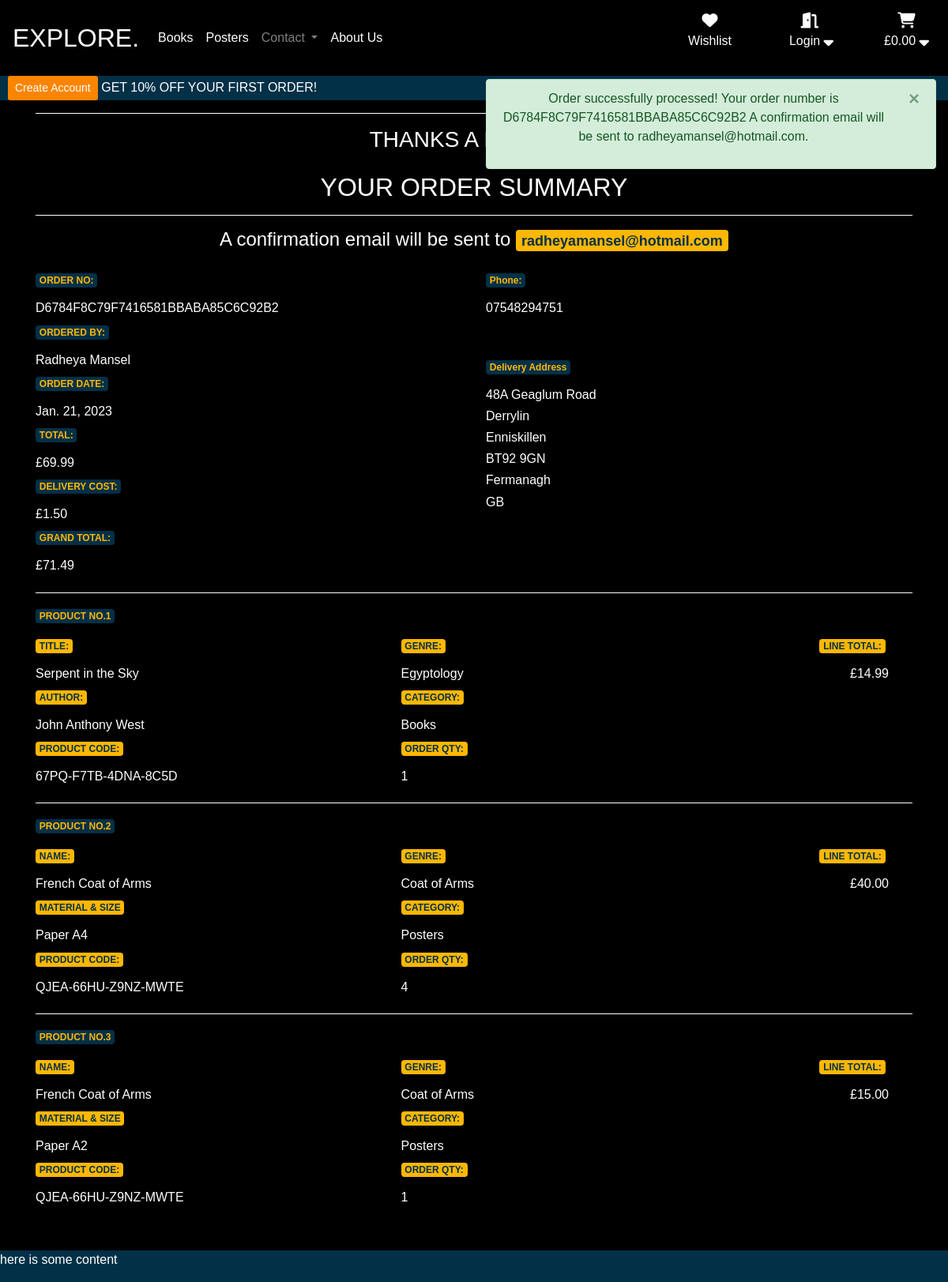
The app's page /checkout/checkout_success/D6784F8C79F7416581BBABA85C6C92B2 with its own data.
### checkout/models.py (models this page shows, shortened)
class Order(models.Model):
    order_number = models.CharField(max_length=32, null=False, editable=False)
    user_profile = models.ForeignKey(UserProfile, on_delete=models.SET_NULL, null=True, blank=True, related_name='orders')
    full_name = models.CharField(max_length=50, null=False, blank=False)
    email = models.EmailField(max_length=254, null=False, blank=False)
    phone_number = models.CharField(max_length=20, null=False, blank=False)
    country = CountryField(blank_label="Country *", null=False, blank=False)
    postcode = models.CharField(max_length=20, null=True, blank=True)
    town_or_city = models.CharField(max_length=40, null=False, blank=False)
    street_address1 = models.CharField(max_length=80, null=False, blank=False)
    street_address2 = models.CharField(max_length=80, null=False, blank=False)
    county = models.CharField(max_length=80, null=True, blank=True)
    date = models.DateField(auto_now_add=True)
    delivery_cost = models.DecimalField(max_digits=6, decimal_places=2, null=False, default=0)
    order_total = models.DecimalField(max_digits=10, decimal_places=2, null=False, default=0)
    grand_total = models.DecimalField(max_digits=10, decimal_places=2, null=False, default=0)
    original_basket = models.TextField(null=False, blank=False, default='')
    stripe_pid = models.CharField(max_length=254, null=False, blank=False, default='')

class OrderLineItem(models.Model):
    order = models.ForeignKey(Order, on_delete=models.CASCADE, null=False, related_name='lineitems')
    product = models.CharField(max_length=100, blank=False, null=False)
    book = models.ForeignKey(Books, on_delete=models.CASCADE, blank=True, null=True)
    poster = models.ForeignKey(Posters, on_delete=models.CASCADE, blank=True, null=True)
    material_size = models.CharField(max_length=20, null=True, blank=True)
    quantity = models.IntegerField(null=False, blank=False, default=0)
    lineitem_total = models.DecimalField(max_digits=6, decimal_places=2, null=False, blank=False, editable=False)

### products/models.py (models this page shows, shortened)
class Books(models.Model):
    class Meta:
        verbose_name_plural = 'Books'
    title = models.CharField(max_length=254, verbose_name="Book Title", help_text="The Book Title")
    code = models.CharField(max_length=19, null=True, blank=True, help_text="Unique 19 digit product code")
    category = models.ForeignKey(Category, on_delete=models.CASCADE, default=1, help_text="Book Category")
    author = models.CharField(max_length=64, help_text="Book Author")
    publisher = models.CharField(max_length=64, help_text="Book Publisher")
    genre = models.ForeignKey(Genre, on_delete=models.CASCADE, help_text="Book Genre")
    subtitle = models.TextField(max_length=254, help_text="Book Subtitle")
    description = models.TextField(help_text="Book Description")
    price = models.DecimalField(max_digits=6, decimal_places=2, help_text="Book Price")
    rating = models.DecimalField(max_digits=2, decimal_places=1, null=True, blank=True, help_text="Book Rating")
    google_url = models.URLField(max_length=1024, null=True, blank=True, help_text="A Url to the book on google books")
    thumbnail_url = models.URLField(max_length=1024, null=True, blank=True, help_text="Thumbnail Url Address")
    thumbnail = models.ImageField(null=True, blank=True, verbose_name="Book Cover Thumbnail Image")
    image_url = models.URLField(max_length=1024, null=True, blank=True, help_text="Image URL Address")
    image = models.ImageField(null=True, blank=True, verbose_name="Book Cover Image")
    user_book_wishlist = models.ManyToManyField(User, related_name="user_book_wishlist", blank=True)

class Genre(models.Model):
    name = models.CharField(max_length=64)
    class Meta:
        verbose_name_plural = 'Genre'

class Category(models.Model):
    name = models.CharField(max_length=64)
    class Meta:
        verbose_name_plural = 'Categories'

class Posters(models.Model):
    class Meta:
        verbose_name_plural = 'Posters'
    name = models.CharField(max_length=254)
    code = models.CharField(max_length=19, null=True, blank=True)
    category = models.ForeignKey(Category, on_delete=models.CASCADE)
    genre = models.ForeignKey(Genre, on_delete=models.CASCADE)
    description = models.TextField()
    price = models.DecimalField(max_digits=6, decimal_places=2)
    image_url = models.URLField(max_length=1024, null=True, blank=True)
    image = models.ImageField(null=True, blank=True)
    user_poster_wishlist = models.ManyToManyField(User, related_name="user_poster_wishlist", blank=True)

### checkout/views.py (the view, shortened to what this page needs)
# urls.py: path('checkout_success/<order_number>', views.checkout_success, name='checkout-success'),
def checkout_success(request, order_number):
    save_info = request.session.get('save-info')
    order = get_object_or_404(Order, order_number=order_number)
    messages.success(request, f'Order successfully processed! \
            Your order number is {order_number} \
            A confirmation email will be sent to {order.email}.'
            )
    if 'basket' in request.session:
        del request.session['basket']
    template = 'checkout/checkout-success.html'
    context = {
        'order': order,
    }
    return render(request, template, context)

### checkout/templates/checkout/checkout-success.html (shortened to what this page needs)
{% extends "base.html" %}
{% load static %}
{% block extra_css %}
    <link rel="stylesheet" href="{% static 'checkout/css/checkout.css' %}">
{% endblock %}
{% block content %}
<section class="container checkout-container">
    <div class="row">
        <div class="col text-center">
            <hr>
            <h3 class="mb-4">THANKS A MILLION!</h3>
            <h2>YOUR ORDER SUMMARY</h2>
            <hr>
            <h4 class="mb-4">A confirmation email will be sent to <strong class="badge badge-light">{{ order.email }}</strong></h4>
        </div>
    </div>
    <div class="row d-flex justify-content-center">
       <div class="col-12 col-md-6 col-lg-6 text-left">
            <span class="badge badge-info mb-3">ORDER NO:</span>&nbsp;<h6>{{ order.order_number }}</h6>
            <span class="badge badge-info mb-3">ORDERED BY:</span>&nbsp;<h6>{{ order.full_name }}</h6>
            <span class="badge badge-info mb-3">ORDER DATE:</span>&nbsp;<h6>{{ order.date }}</h6>
            <span class="badge badge-info mb-3">TOTAL:</span>&nbsp;<h6>£{{ order.order_total }}</h6>
            <span class="badge badge-info mb-3">DELIVERY COST:</span>&nbsp;<h6>£{{ order.delivery_cost }}</h6>
            <span class="badge badge-info mb-3">GRAND TOTAL:</span>&nbsp;<h6>£{{ order.grand_total }}</h6>
       </div>
       <div class="col-12 col-md-6 col-lg-6 text-left">
            <span class="badge badge-info mb-3">Phone:</span>&nbsp;<h6>{{ order.phone_number }}</h6>
            <span class="badge badge-info mt-5 mb-3">Delivery Address</span>&nbsp;<h6>{{ order.street_address1 }}</h6>
            <h6>{{ order.street_address2 }}</h6>
            <h6>{{ order.town_or_city }}</h6>
            <h6>{{ order.postcode }}</h6>
            <h6>{{ order.county }}</h6>
            <h6>{{ order.country }}</h6>
       </div>
    </div>
    {% for product in order.lineitems.all %}
    <hr>
    <h4 class="mb-3 badge badge-info">PRODUCT NO.{{ forloop.counter }}</h4>
        <div class="row w-100 d-flex">
            {% if product.book %}
                <div class="col-12 col-md-4 col-lg-5 text-left">
                    <span class="badge badge-light mb-3">TITLE:</span>&nbsp;<h6>{{ product.book.title }}</h6>
                    <span class="badge badge-light mb-3">AUTHOR:</span>&nbsp;<h6>{{ product.book.author }}</h6>
                    <span class="badge badge-light mb-3">PRODUCT CODE:</span>&nbsp;<h6>{{ product.book.code }}</h6>
                </div>
                <div class="col-12 col-md-4 col-lg-3 text-left">
                    <span class="badge badge-light mb-3">GENRE:</span>&nbsp;<h6>{{ product.book.genre.name }}</h6>
                    <span class="badge badge-light mb-3">CATEGORY:</span>&nbsp;<h6>{{ product.book.category.name }}</h6>
                    <span class="badge badge-light mb-3">ORDER QTY:</span>&nbsp;<h6>{{ product.quantity }}</h6>
                </div>
                <div class="col-12 col-md-4 col-lg-4 text-right">
                    <span class="badge badge-light mb-3">LINE TOTAL:</span>&nbsp;<h6>£{{ product.lineitem_total }}</h6>
                </div>
            {% else %}
                <div class="col-12 col-md-4 col-lg-5 text-left">
                    <span class="badge badge-light mb-3">NAME:</span>&nbsp;<h6>{{ product.poster.name }}</h6>
                    <span class="badge badge-light mb-3">MATERIAL &amp; SIZE</span><h6>{{ product.material_size }}</h6>
                    <span class="badge badge-light mb-3">PRODUCT CODE:</span>&nbsp;<h6>{{ product.poster.code }}</h6>
                </div>
                <div class="col-12 col-md-4 col-lg-3 text-left">
                    <span class="badge badge-light mb-3">GENRE:</span>&nbsp;<h6>{{ product.poster.genre.name }}</h6>
                    <span class="badge badge-light mb-3">CATEGORY:</span>&nbsp;<h6>{{ product.poster.category.name }}</h6>
                    <span class="badge badge-light mb-3">ORDER QTY:</span>&nbsp;<h6>{{ product.quantity }}</h6>
                </div>
                <div class="col-12 col-md-4 col-lg-4 text-right">
                    <span class="badge badge-light mb-3">LINE TOTAL:</span>&nbsp;<h6>£{{ product.lineitem_total }}</h6>
                </div>
            {% endif %}
        </div>
    {% endfor %}
</section>
{% endblock %}

### static/css/base.css (style rules this page uses)
:root { --light-blue: #8ECAE6; --blue: #219EBC; --dark-blue: #023047; --yellow: #FFB703; --orange: #FB8500; --red: #d62828; --hero-txt-bg: rgba(148, 121, 135, 0) }
*, *::before, *::after { box-sizing: border-box; }
html, body { height: 100%; width: 100%; margin: 0; }
body { background: black; color: white; font-family: 'Montserrat', sans-serif; font-weight: 400; display: flex; flex-direction: column; }
hr { border: 0; clear: both; display: block; width: 100%; background-color: white; height: 1px; }
.badge-info { background: var(--dark-blue); color: var(--yellow); }
.badge-light { background: var(--yellow); color: var(--dark-blue); }

### checkout/static/checkout/css/checkout.css (style rules this page uses)
.checkout-container { flex: 1 0 auto; margin-bottom: 50px; }

### records on screen
Order: email "radheyamansel@hotmail.com", order_number "D6784F8C79F7416581BBABA85C6C92B2", full_name "Radheya Mansel", date "Jan. 21, 2023", order_total "69.99", delivery_cost "1.50", grand_total "71.49", phone_number "07548294751", street_address1 "48A Geaglum Road", street_address2 "Derrylin", town_or_city "Enniskillen", postcode "BT92 9GN", county "Fermanagh", country "GB"
OrderLineItem: book "Serpent in the Sky", book.author "John Anthony West", book.code "67PQ-F7TB-4DNA-8C5D", book.genre.name "Egyptology", book.category.name "Books", quantity "1", lineitem_total "14.99"
OrderLineItem: poster.name "French Coat of Arms", material_size "Paper A4", poster.code "QJEA-66HU-Z9NZ-MWTE", poster.genre.name "Coat of Arms", poster.category.name "Posters", quantity "4", lineitem_total "40.00"
OrderLineItem: poster.name "French Coat of Arms", material_size "Paper A2", poster.code "QJEA-66HU-Z9NZ-MWTE", poster.genre.name "Coat of Arms", poster.category.name "Posters", quantity "1", lineitem_total "15.00"

### other values on screen
{{ message | safe }} "Order successfully processed! Your order number is D6784F8C79F7416581BBABA85C6C92B2 A confirmation email will be sent to radheyamansel@hotmail.com."
